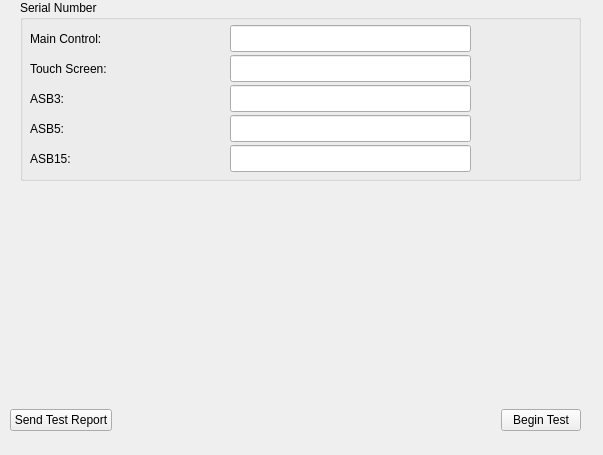
<?xml version="1.0" encoding="UTF-8"?>
<ui version="4.0">
 <class>DiagnosticsManufacturing::CMainControlManufacturing</class>
 <widget class="QWidget" name="DiagnosticsManufacturing::CMainControlManufacturing">
  <property name="geometry">
   <rect>
    <x>0</x>
    <y>0</y>
    <width>603</width>
    <height>455</height>
   </rect>
  </property>
  <property name="windowTitle">
   <string>Form</string>
  </property>
  <widget class="QGroupBox" name="groupBox">
   <property name="geometry">
    <rect>
     <x>20</x>
     <y>0</y>
     <width>561</width>
     <height>181</height>
    </rect>
   </property>
   <property name="title">
    <string>Serial Number</string>
   </property>
   <widget class="QLineEdit" name="eboxSNEdit">
    <property name="geometry">
     <rect>
      <x>210</x>
      <y>25</y>
      <width>241</width>
      <height>27</height>
     </rect>
    </property>
   </widget>
   <widget class="QLabel" name="label">
    <property name="geometry">
     <rect>
      <x>10</x>
      <y>25</y>
      <width>101</width>
      <height>27</height>
     </rect>
    </property>
    <property name="text">
     <string>Main Control:</string>
    </property>
   </widget>
   <widget class="QLabel" name="label_2">
    <property name="geometry">
     <rect>
      <x>10</x>
      <y>55</y>
      <width>101</width>
      <height>27</height>
     </rect>
    </property>
    <property name="text">
     <string>Touch Screen:</string>
    </property>
   </widget>
   <widget class="QLineEdit" name="tsSNEdit">
    <property name="geometry">
     <rect>
      <x>210</x>
      <y>55</y>
      <width>241</width>
      <height>27</height>
     </rect>
    </property>
   </widget>
   <widget class="QLabel" name="label_3">
    <property name="geometry">
     <rect>
      <x>10</x>
      <y>85</y>
      <width>66</width>
      <height>27</height>
     </rect>
    </property>
    <property name="text">
     <string>ASB3:</string>
    </property>
   </widget>
   <widget class="QLineEdit" name="asb3SNEdit">
    <property name="geometry">
     <rect>
      <x>210</x>
      <y>85</y>
      <width>241</width>
      <height>27</height>
     </rect>
    </property>
   </widget>
   <widget class="QLabel" name="label_4">
    <property name="geometry">
     <rect>
      <x>10</x>
      <y>115</y>
      <width>66</width>
      <height>27</height>
     </rect>
    </property>
    <property name="text">
     <string>ASB5:</string>
    </property>
   </widget>
   <widget class="QLineEdit" name="asb5SNEdit">
    <property name="geometry">
     <rect>
      <x>210</x>
      <y>115</y>
      <width>241</width>
      <height>27</height>
     </rect>
    </property>
   </widget>
   <widget class="QLabel" name="label_5">
    <property name="geometry">
     <rect>
      <x>10</x>
      <y>145</y>
      <width>66</width>
      <height>27</height>
     </rect>
    </property>
    <property name="text">
     <string>ASB15:</string>
    </property>
   </widget>
   <widget class="QLineEdit" name="asb15SNEdit">
    <property name="geometry">
     <rect>
      <x>210</x>
      <y>145</y>
      <width>241</width>
      <height>27</height>
     </rect>
    </property>
   </widget>
  </widget>
  <widget class="MainMenu::CScrollTable" name="widget" native="true">
   <property name="geometry">
    <rect>
     <x>20</x>
     <y>180</y>
     <width>561</width>
     <height>100</height>
    </rect>
   </property>
  </widget>
  <widget class="QWidget" name="layoutWidget">
   <property name="geometry">
    <rect>
     <x>10</x>
     <y>400</y>
     <width>571</width>
     <height>41</height>
    </rect>
   </property>
   <layout class="QHBoxLayout" name="horizontalLayout">
    <item>
     <widget class="QPushButton" name="sendTestReportBtn">
      <property name="text">
       <string>Send Test Report</string>
      </property>
     </widget>
    </item>
    <item>
     <spacer name="horizontalSpacer">
      <property name="orientation">
       <enum>Qt::Horizontal</enum>
      </property>
      <property name="sizeHint" stdset="0">
       <size>
        <width>40</width>
        <height>20</height>
       </size>
      </property>
     </spacer>
    </item>
    <item>
     <widget class="QPushButton" name="beginTestBtn">
      <property name="text">
       <string>Begin Test</string>
      </property>
     </widget>
    </item>
   </layout>
  </widget>
 </widget>
 <customwidgets>
  <customwidget>
   <class>MainMenu::CScrollTable</class>
   <extends>QWidget</extends>
   <header>MainMenu/Include/ScrollTable.h</header>
   <container>1</container>
  </customwidget>
 </customwidgets>
 <resources/>
 <connections/>
</ui>
